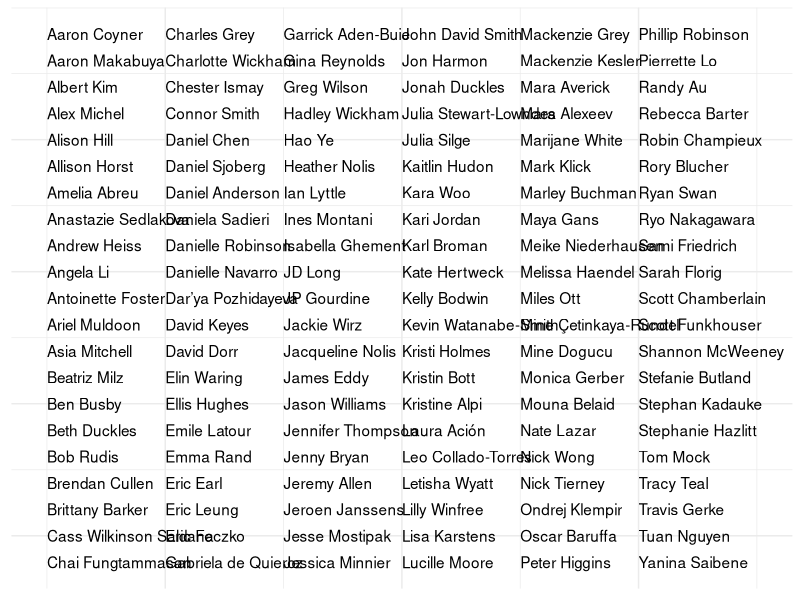

Recreate this plot in R.
## ---- chunk 1
library(tidyverse)
gratitude <- readr::read_csv("gratitude.csv") |> arrange(First)
col_num <- rep(1:6, each=21)[1:nrow(gratitude)]
row_num <- rep(seq(1:21), 6)[1:nrow(gratitude)]
gratitude <- gratitude |> mutate(name=paste(First, Last), 
                                 col_num = col_num, row_num=-row_num) 

ggplot(gratitude) + aes(y=row_num,x=col_num, label = as.character(name),
                        check_overlap=TRUE, hjust=0) + geom_text() + 
  theme_minimal() + xlim(1,7) + theme(axis.text = element_blank(), 
                                      axis.title = element_blank(), 
                                      panel.background = element_blank())
